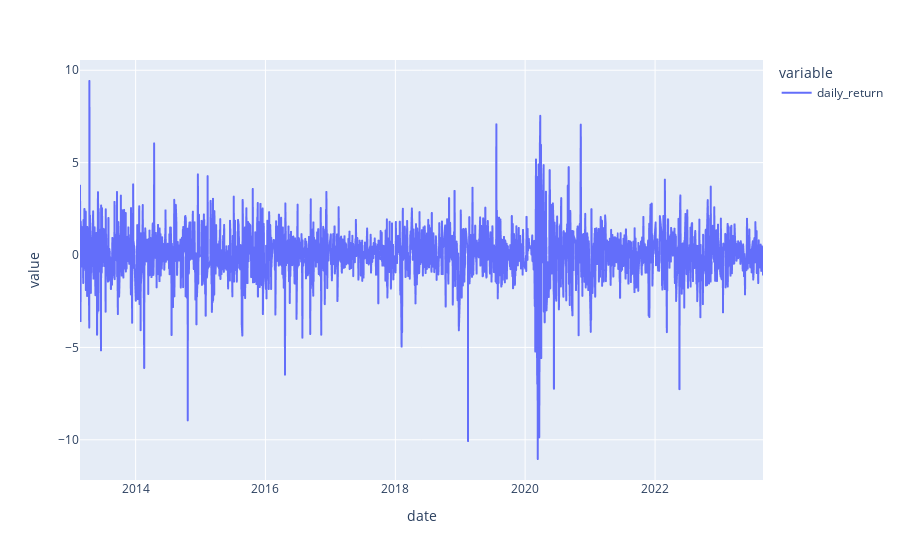

Notebook source saved alongside this figure:
### Code cell
# draw the picture of daily_return
qs.line(df['daily_return'])

### Figure 1 — Plotly figure (JSON) as saved in the notebook; plotly's stock layout.template omitted (floating-point values rounded to 4 significant figures; data arrays with more than 128 entries replaced by an {"elided": "..."} marker saying what was removed)
{"data": [{"hovertemplate": "variable=daily_return<br>date=%{x}<br>value=%{y}<extra></extra>", "legendgroup": "daily_return", "line": {"color": "#636efa", "dash": "solid"}, "marker": {"symbol": "circle"}, "mode": "lines", "name": "daily_return", "showlegend": true, "type": "scattergl", "x": {"elided": "2397 str values"}, "xaxis": "x", "y": {"elided": "2397 float values"}, "yaxis": "y"}], "layout": {"legend": {"title": {"text": "variable"}, "tracegroupgap": 0}, "margin": {"t": 60}, "showlegend": true, "title": {"x": 0.5, "xanchor": "center", "y": 0.9, "yanchor": "top"}, "xaxis": {"anchor": "y", "domain": [0, 1], "title": {"text": "date"}}, "yaxis": {"anchor": "x", "domain": [0, 1], "title": {"text": "value"}}}}
